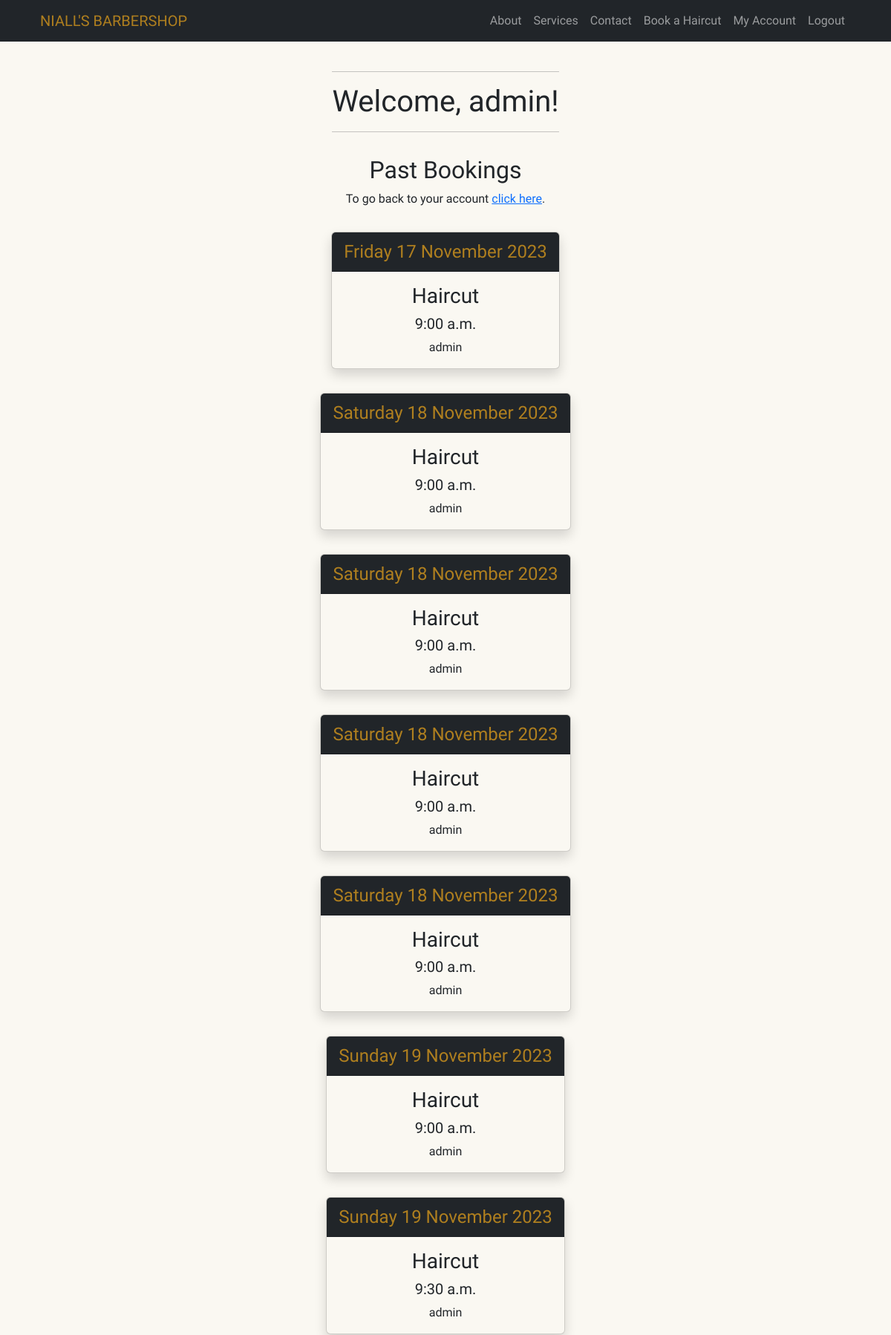
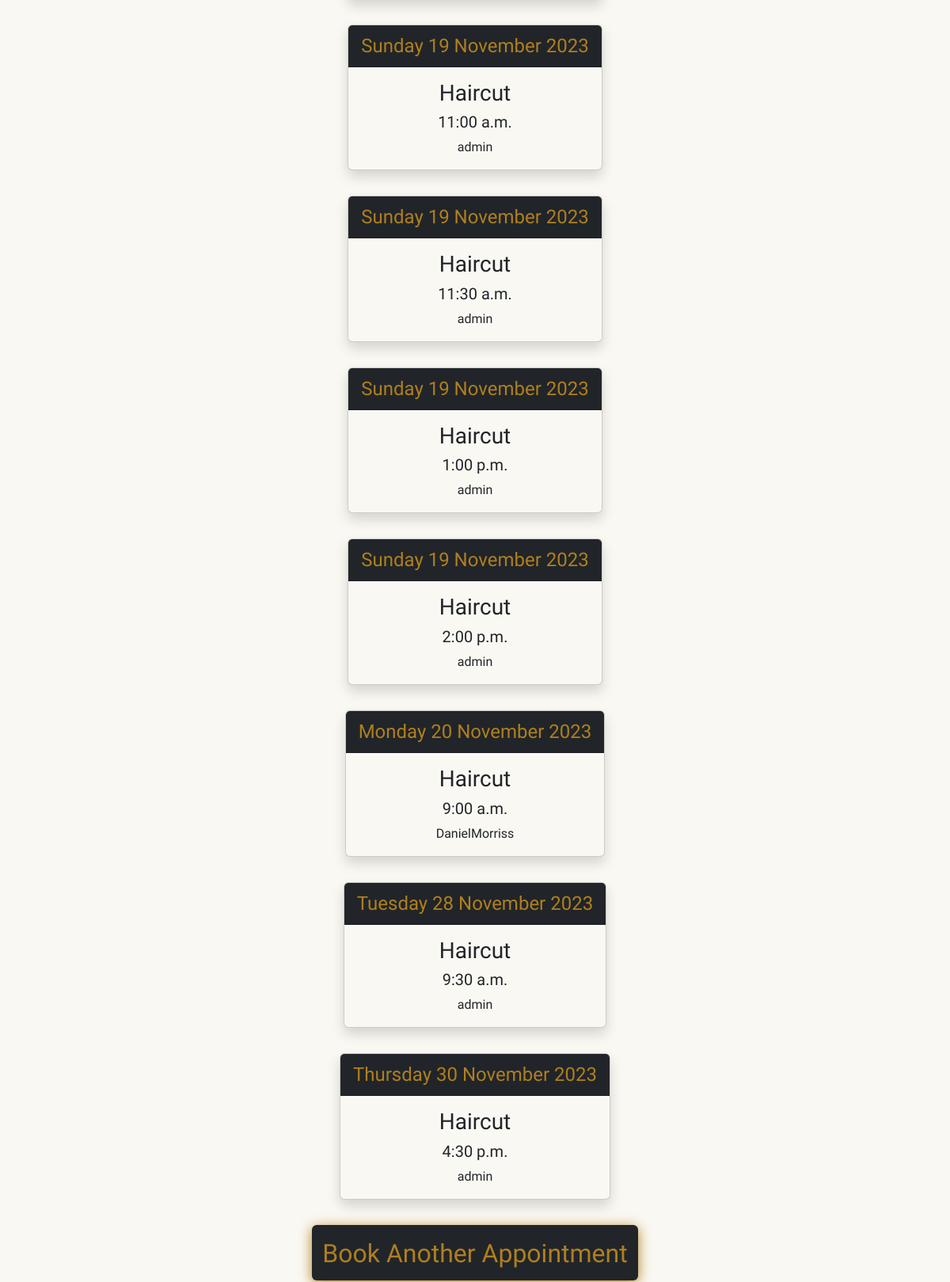
The app's page /booking/booking-past (signed in, upper part) with its own data (2 pictures, top to bottom).
### booking_system/models.py (models this page shows, shortened)
class Booking(models.Model):
    username = models.ForeignKey(User, on_delete=models.CASCADE,
                                 related_name='username_booking')
    date_of_booking = models.DateField()
    service_name = models.ForeignKey(Services, on_delete=models.CASCADE,
                                     related_name='service_name_booking')
    start_time = models.TimeField(choices=BOOKING_TIME)
    end_time = models.TimeField(editable=False, blank=True, null=True)
    confirmed = models.BooleanField(default=False)
    message = models.CharField(max_length=500, blank=True)
    class Meta:
        ordering = ['date_of_booking', 'start_time']

class Services(models.Model):
    service_name = models.CharField(max_length=250)
    session_length = models.DurationField()
    cost = models.DecimalField(max_digits=8, decimal_places=2)
    description = models.CharField(max_length=500, blank=True)
    def __str__(self):
        return self.service_name

### booking_system/views.py (the view, shortened to what this page needs)
# urls.py: path('booking/booking-past', views.PastBookingsView.as_view(),
class PastBookingsView(LoginRequiredMixin, ListView):
    model = Booking
    template_name = 'booking_system/booking_past.html'
    paginate_by = 25
    def get_queryset(self):
        current_date = date.today()
        current_time = time.strftime("%H:%M:%S", time.gmtime())
        if self.request.user.is_superuser:
            queryset = Booking.objects.filter(
                Q(date_of_booking__lt=current_date) |
                Q(date_of_booking=current_date, start_time__lte=current_time)
            ).order_by('date_of_booking', 'start_time')
        return queryset

### booking_system/templates/booking_system/booking_past.html (shortened to what this page needs)
{% extends "base.html" %}
{% block content %}
{% load account %}
<div class="container mt-5 text-center push-down">
    <div class="container heading">
        <hr>
        <h1>Welcome, {% user_display user %}!</h1>
        <hr>
    </div>
        <h2 class="pt-3">Past Bookings</h2>
    <p>To go back to your account <a href="{% url 'booking-home' %}">click here</a>.</p>
        {% if object_list %}
            {% for booking in object_list %}
            <div>
                <div class="d-flex justify-content-center ">
                    <div class="card shadow m-3 text-center custom-card-light-gold">
                        <div class="card-header dark-background gold-text">
                            <p class="p-0 m-0 font-sancreek fs-4">{{ booking.date_of_booking|date:"l j F Y" }}</p>
                        </div>
                        <h5 class="mt-3 fs-3">{{ booking.service_name }}</h5>
                        <h5>{{ booking.start_time|date:"g:i a" }} </h5>
                        {% if user.is_superuser %}
                        <p>{{ booking.username }}
                        {% endif %}
                        </p>
                    </div>
            </div>
            </div>
            {% endfor %}
            <a href="{% url 'booking-create' %}" class="link-underline link-underline-opacity-0">
                <div class="d-flex justify-content-center p-3">
                    <button class="btn custom-button-dark-gold pt-3 " type="button"><h2>Book Another Appointment</h2></button>
                </div>
            </a>
        {% endif %}
</div>
{% endblock %}

### static/css/style.css (style rules this page uses)
:root { --clr-gold: #af7f1f; --clr-light: #faf8f2; --clr-dark: #212529; }
body { font-family: 'Tenor Sans', sans-serif; background-color: var(--clr-light); }
h1, h2, h3, h4, h5 { font-family: 'Sancreek', serif; }
.gold-text { transition: .5s ease-in-out; color: var(--clr-gold) }
.font-sancreek { font-family: 'Sancreek', serif; }
.dark-background { background-color: var(--clr-dark); }
.custom-button-dark-gold { transition: .5s ease-in-out; background-color: var(--clr-dark); color: var(--clr-gold); box-shadow: 0 0.2rem 1rem var(--clr-gold); }
.push-down { position: relative; top: 3rem; }
.custom-card-light-gold { background-color: var(--clr-light); color: var(--clr-dark); box-shadow: 0 0.2rem 1rem var(--clr-gold); }
.heading { width: fit-content; }

### records on screen
Booking: date_of_booking "Friday 17 November 2023", service_name "Haircut", start_time "9:00 a.m.", username "admin"
Booking: date_of_booking "Saturday 18 November 2023", service_name "Haircut", start_time "9:00 a.m.", username "admin"
Booking: date_of_booking "Saturday 18 November 2023", service_name "Haircut", start_time "9:00 a.m.", username "admin"
Booking: date_of_booking "Saturday 18 November 2023", service_name "Haircut", start_time "9:00 a.m.", username "admin"
Booking: date_of_booking "Saturday 18 November 2023", service_name "Haircut", start_time "9:00 a.m.", username "admin"
Booking: date_of_booking "Sunday 19 November 2023", service_name "Haircut", start_time "9:00 a.m.", username "admin"
Booking: date_of_booking "Sunday 19 November 2023", service_name "Haircut", start_time "9:30 a.m.", username "admin"
Booking: date_of_booking "Sunday 19 November 2023", service_name "Haircut", start_time "11:00 a.m.", username "admin"
Booking: date_of_booking "Sunday 19 November 2023", service_name "Haircut", start_time "11:30 a.m.", username "admin"
Booking: date_of_booking "Sunday 19 November 2023", service_name "Haircut", start_time "1:00 p.m.", username "admin"
Booking: date_of_booking "Sunday 19 November 2023", service_name "Haircut", start_time "2:00 p.m.", username "admin"
Booking: date_of_booking "Monday 20 November 2023", service_name "Haircut", start_time "9:00 a.m.", username "DanielMorriss"
Booking: date_of_booking "Tuesday 28 November 2023", service_name "Haircut", start_time "9:30 a.m.", username "admin"
Booking: date_of_booking "Thursday 30 November 2023", service_name "Haircut", start_time "4:30 p.m.", username "admin"
